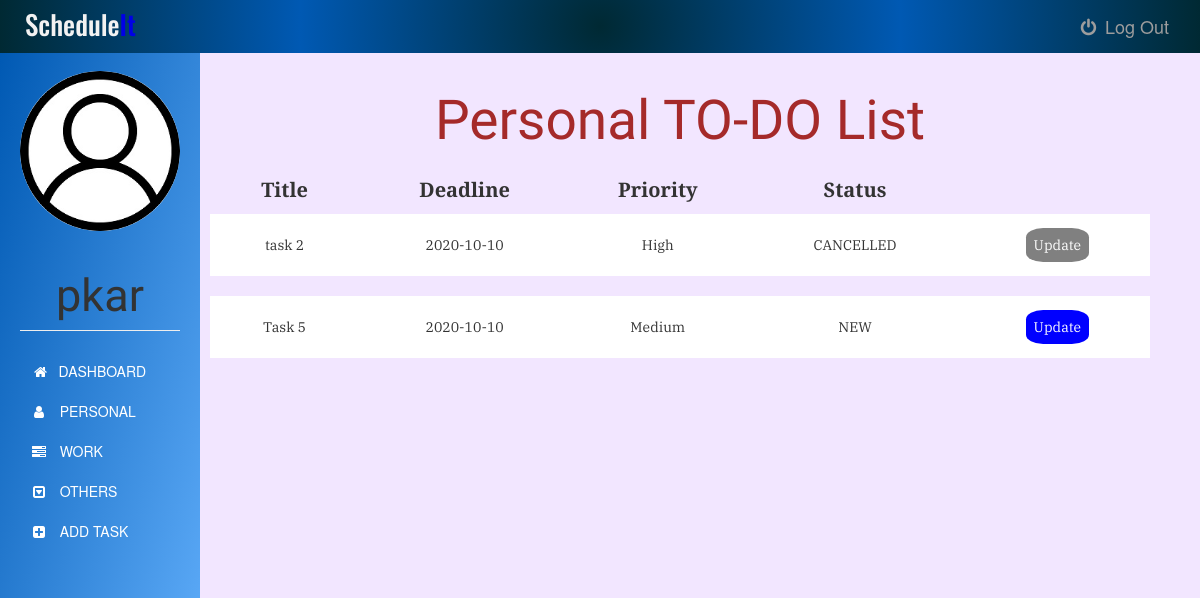
The page /personaltask (signed in) on the database as committed earlier.
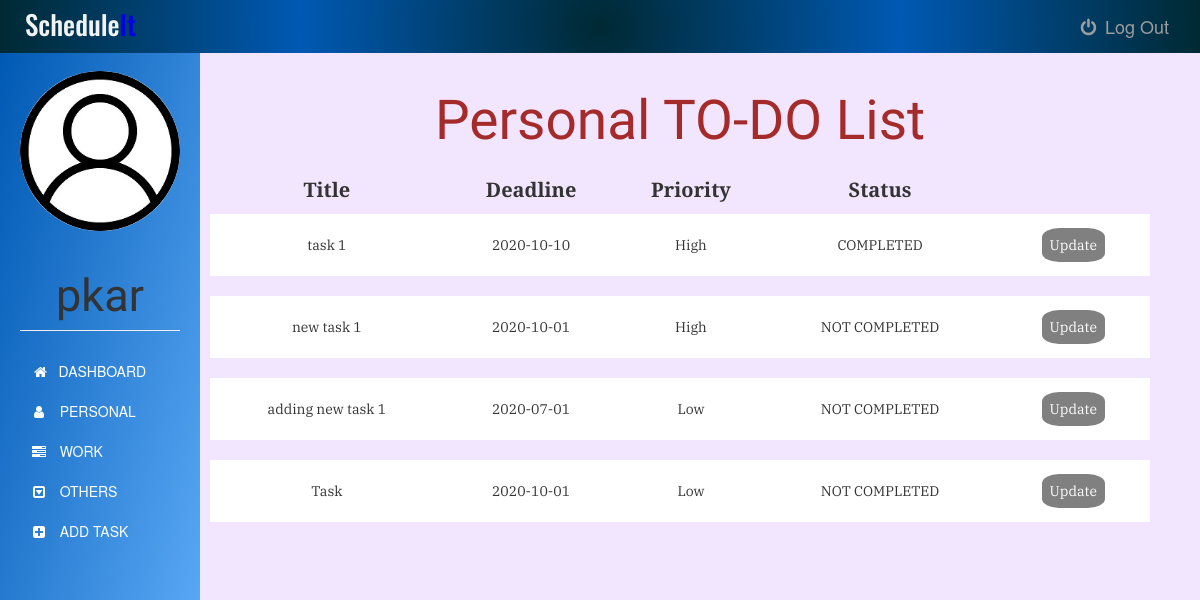
The same page on the database as committed later.
### app.py (models this page shows)
class Task(db.Model):
    id = db.Column(db.Integer, primary_key=True)
    title = db.Column(db.Text, nullable=False)
    date = db.Column(db.Date, nullable=False)
    content = db.Column(db.Text, nullable=False)
    WorkType = db.Column(db.Text, nullable=False)
    priority = db.Column(db.Text)
    status = db.Column(db.Text, nullable=False, default='NEW')
    user_id = db.Column(db.Integer, db.ForeignKey('user.id'), nullable=False)

### app.py (the view)
@app.route('/personaltask', methods=['GET', 'POST'])
@login_required
def personaltask():
    tasks = Task.query.filter_by(user_id=current_user.id)
    return render_template('personal.html', tasks=tasks ,name=current_user.username, tdate=date.today())

### app.py (called while the page is built)
@login_manager.user_loader
def load_user(user_id):
    return User.query.get(int(user_id))

### templates/personal.html (shortened to what this page needs)
{% extends "bootstrap/base.html" %}
{% block styles %}
{{super()}}
<link rel="stylesheet" href="{{url_for('.static', filename='personal.css')}}">
<link rel="stylesheet" href="https://maxcdn.bootstrapcdn.com/font-awesome/4.7.0/css/font-awesome.min.css">
{% endblock %}
{% block content %}
    <nav class="navbar navbar-inverse navbar-fixed-top">
      <div class="container-fluid">
        <div class="navbar-header">
          <center><h3><span>Schedule</span>It</h3></center>
        </div>
        <div class="navbar-collapse">
          <ul class="nav navbar-nav">
            <li>
              <a href="{{ url_for('logout') }}">
              <i class="fa fa-power-off fa-fw" aria-hidden="true"></i>
              Log Out
              </a>
            </li>
          </ul>
          </div>
      </div>
    </nav>
    <div class="container-fluid">
      <div class="row">
        <nav class=" sidebar">
          <div class="image img-cir img-120">
            <center>
              <img src="{{url_for('static', filename='user-icon.jpg')}}" width="250" height="200" class="img-responsive"/>
            </center>
            <center>
              <h1 class="page-header">{{ name }}</h1>
            </center>
          </div>
          <div>
            <div class="nav nav-sidebar">
              <ul class="nav nav-sidebar">
                <li >
                  <a class="list-group-item" href="{{ url_for('dashboard') }}">
                    &nbsp;<i class="fa fa-home" aria-hidden="true"></i>&nbsp;&nbsp; DASHBOARD
                  </a>
                </li>
                <li>
                  <a class="list-group-item" href="#">
                    <i class="fa fa-user fa-fw" aria-hidden="true"></i>&nbsp;&nbsp; PERSONAL
                  </a>
                </li>
                <li>
                  <a class="list-group-item" href="{{ url_for('worktask') }}">
                    <i class="fa fa-tasks fa-fw" aria-hidden="true"></i>&nbsp;&nbsp; WORK
                  </a>
                </li>
                <li>
                  <a class="list-group-item" href="{{ url_for('othertask') }}">
                    <i class="fa fa-caret-square-o-down fa-fw" aria-hidden="true"></i>&nbsp;&nbsp; OTHERS
                  </a>
                </li>
                <li>
                  <a class="list-group-item" href="{{ url_for('addtask') }}">
                    <i class="fa fa-plus-square fa-fw" aria-hidden="true"></i>&nbsp;&nbsp; ADD TASK
                  </a>
                </li>
              </ul>
            </div>
          </div>
        </nav>
        <div class="col-sm-9 col-sm-offset-3 col-md-10 col-md-offset-2 main">
          	<center><h1>Personal TO-DO List</h1></center>
          	<table>
          		<thead>
	          		<tr>
	          			<th>Title</th>
	          			<th>Deadline</th>
	          			<th>Priority</th>
	          			<th>Status</th>
	          		</tr>
          		</thead>
          		<tbody>
	          		{% for task in tasks %}
	          			{% if task.WorkType == "Personal"  %}
	          				<tr>
			          			<td>{{task.title}}</td>
			          			<td>{{task.date}}</td>
			          			<td>{{task.priority}}</td>
			          			{% if tdate > task.date and (task.status !="CANCELLED" or task.status !="COMPLETED") %}
                        <td class="status">NOT COMPLETED</td>
                      {% else %}
                        <td class="status">{{task.status}}</td>
                      {% endif %}
                      {% if (task.status == "NEW" or task.status == "IN PROGRESS" or task.status == "NOT STARTED") and tdate <= task.date %}
			          			  <td><a href="{{ url_for('update_task', task_id=task.id) }}">Update</a></td>
                      {% else %}
                        <td><a class="arcup" href="{{ url_for('update_task', task_id=task.id) }}">Update</a></td>
                      {% endif %}
			          		</tr>
			          		<tr class="spacer">
			          		<tr>
			          	{% endif %}
			        {% endfor %}
		        </tbody>
          	</table>
        </div>
      </div>
    </div>
{% endblock %}

Rows that differ between the two databases and show on the page:
no longer on this page (row edited): Task: title "task 2", date "2020-10-10", priority "High", status "CANCELLED"
no longer on this page (row edited): Task: title "Task 5", date "2020-10-10", priority "Medium", status "NEW"
now on this page (row edited): Task: title "task 1", date "2020-10-10", priority "High", status "COMPLETED"
now on this page (row edited): Task: title "new task 1", date "2020-10-01", priority "High", status "NOT COMPLETED"
now on this page (row edited): Task: title "adding new task 1", date "2020-07-01", priority "Low", status "NOT COMPLETED"
now on this page (row edited): Task: title "Task", date "2020-10-01", priority "Low", status "NOT COMPLETED"
